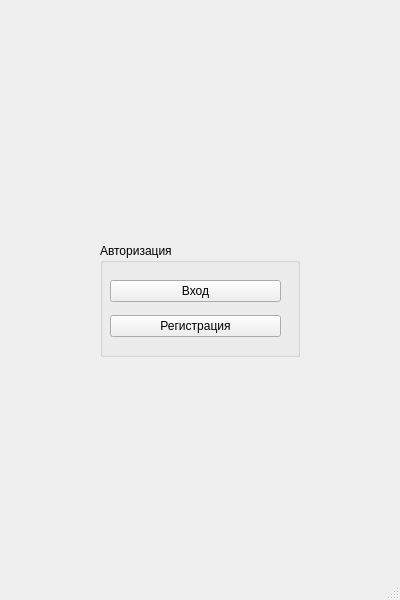
<?xml version="1.0" encoding="UTF-8"?>
<ui version="4.0">
 <class>Authorization</class>
 <widget class="QMainWindow" name="Authorization">
  <property name="geometry">
   <rect>
    <x>0</x>
    <y>0</y>
    <width>400</width>
    <height>600</height>
   </rect>
  </property>
  <property name="windowTitle">
   <string>Demo-Trading</string>
  </property>
  <widget class="QWidget" name="centralwidget">
   <widget class="QGroupBox" name="groupBox">
    <property name="geometry">
     <rect>
      <x>100</x>
      <y>243</y>
      <width>200</width>
      <height>114</height>
     </rect>
    </property>
    <property name="title">
     <string>Авторизация</string>
    </property>
    <widget class="QWidget" name="layoutWidget">
     <property name="geometry">
      <rect>
       <x>10</x>
       <y>30</y>
       <width>171</width>
       <height>71</height>
      </rect>
     </property>
     <layout class="QVBoxLayout" name="verticalLayout">
      <item>
       <widget class="QPushButton" name="pushButton">
        <property name="text">
         <string>Вход</string>
        </property>
       </widget>
      </item>
      <item>
       <widget class="QPushButton" name="regButton">
        <property name="text">
         <string>Регистрация</string>
        </property>
       </widget>
      </item>
     </layout>
    </widget>
   </widget>
  </widget>
  <widget class="QMenuBar" name="menubar">
   <property name="geometry">
    <rect>
     <x>0</x>
     <y>0</y>
     <width>400</width>
     <height>19</height>
    </rect>
   </property>
  </widget>
  <widget class="QStatusBar" name="statusbar"/>
 </widget>
 <resources/>
 <connections/>
</ui>
